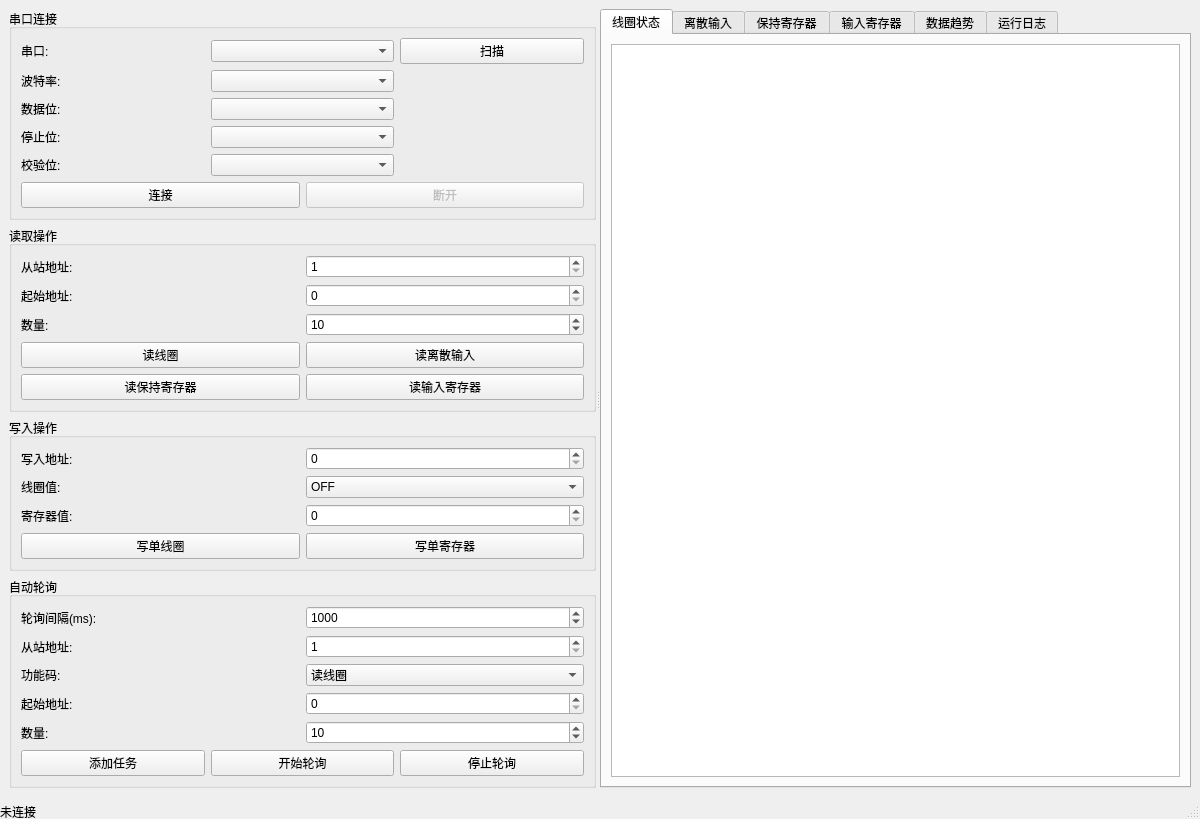
<?xml version="1.0" encoding="UTF-8"?>
<ui version="4.0">
 <class>MainWindow</class>
 <widget class="QMainWindow" name="MainWindow">
  <property name="geometry">
   <rect>
    <x>0</x>
    <y>0</y>
    <width>1200</width>
    <height>800</height>
   </rect>
  </property>
  <property name="windowTitle">
   <string>Modbus RTU Reader</string>
  </property>
  <widget class="QWidget" name="centralwidget">
   <layout class="QHBoxLayout" name="horizontalLayout">
    <item>
     <widget class="QSplitter" name="splitter" orientation="Qt::Horizontal">
      <property name="sizePolicy">
       <sizepolicy hsizetype="Preferred" vsizetype="Preferred">
        <horstretch>0</horstretch>
        <verstretch>0</verstretch>
       </sizepolicy>
      </property>
      <widget class="QWidget" name="leftWidget">
       <layout class="QVBoxLayout" name="verticalLayout_2">
        <item>
         <widget class="QGroupBox" name="connectionGroupBox">
          <property name="title">
           <string>串口连接</string>
          </property>
          <layout class="QGridLayout" name="gridLayout">
           <item row="0" column="0">
            <widget class="QLabel" name="label">
             <property name="text">
              <string>串口:</string>
             </property>
            </widget>
           </item>
           <item row="0" column="1">
            <widget class="QComboBox" name="portComboBox"/>
           </item>
           <item row="0" column="2">
            <widget class="QPushButton" name="scanPortsButton">
             <property name="text">
              <string>扫描</string>
             </property>
            </widget>
           </item>
           <item row="1" column="0">
            <widget class="QLabel" name="label_2">
             <property name="text">
              <string>波特率:</string>
             </property>
            </widget>
           </item>
           <item row="1" column="1">
            <widget class="QComboBox" name="baudRateComboBox"/>
           </item>
           <item row="2" column="0">
            <widget class="QLabel" name="label_3">
             <property name="text">
              <string>数据位:</string>
             </property>
            </widget>
           </item>
           <item row="2" column="1">
            <widget class="QComboBox" name="dataBitsComboBox"/>
           </item>
           <item row="3" column="0">
            <widget class="QLabel" name="label_4">
             <property name="text">
              <string>停止位:</string>
             </property>
            </widget>
           </item>
           <item row="3" column="1">
            <widget class="QComboBox" name="stopBitsComboBox"/>
           </item>
           <item row="4" column="0">
            <widget class="QLabel" name="label_5">
             <property name="text">
              <string>校验位:</string>
             </property>
            </widget>
           </item>
           <item row="4" column="1">
            <widget class="QComboBox" name="parityComboBox"/>
           </item>
           <item row="5" column="0" colspan="3">
            <layout class="QHBoxLayout" name="horizontalLayout_3">
             <item>
              <widget class="QPushButton" name="connectButton">
               <property name="text">
                <string>连接</string>
               </property>
              </widget>
             </item>
             <item>
              <widget class="QPushButton" name="disconnectButton">
               <property name="text">
                <string>断开</string>
               </property>
               <property name="enabled">
                <bool>false</bool>
               </property>
              </widget>
             </item>
            </layout>
           </item>
          </layout>
         </widget>
        </item>
        <item>
         <widget class="QGroupBox" name="readGroupBox">
          <property name="title">
           <string>读取操作</string>
          </property>
          <layout class="QGridLayout" name="gridLayout_2">
           <item row="0" column="0">
            <widget class="QLabel" name="label_6">
             <property name="text">
              <string>从站地址:</string>
             </property>
            </widget>
           </item>
           <item row="0" column="1">
            <widget class="QSpinBox" name="slaveAddressSpin">
             <property name="minimum">
              <number>1</number>
             </property>
             <property name="maximum">
              <number>247</number>
             </property>
             <property name="value">
              <number>1</number>
             </property>
            </widget>
           </item>
           <item row="1" column="0">
            <widget class="QLabel" name="label_7">
             <property name="text">
              <string>起始地址:</string>
             </property>
            </widget>
           </item>
           <item row="1" column="1">
            <widget class="QSpinBox" name="startAddressSpin">
             <property name="minimum">
              <number>0</number>
             </property>
             <property name="maximum">
              <number>65535</number>
             </property>
            </widget>
           </item>
           <item row="2" column="0">
            <widget class="QLabel" name="label_8">
             <property name="text">
              <string>数量:</string>
             </property>
            </widget>
           </item>
           <item row="2" column="1">
            <widget class="QSpinBox" name="quantitySpin">
             <property name="minimum">
              <number>1</number>
             </property>
             <property name="maximum">
              <number>125</number>
             </property>
             <property name="value">
              <number>10</number>
             </property>
            </widget>
           </item>
           <item row="3" column="0" colspan="2">
            <layout class="QHBoxLayout" name="horizontalLayout_4">
             <item>
              <widget class="QPushButton" name="readCoilsButton">
               <property name="text">
                <string>读线圈</string>
               </property>
              </widget>
             </item>
             <item>
              <widget class="QPushButton" name="readDiscreteInputsButton">
               <property name="text">
                <string>读离散输入</string>
               </property>
              </widget>
             </item>
            </layout>
           </item>
           <item row="4" column="0" colspan="2">
            <layout class="QHBoxLayout" name="horizontalLayout_5">
             <item>
              <widget class="QPushButton" name="readHoldingRegistersButton">
               <property name="text">
                <string>读保持寄存器</string>
               </property>
              </widget>
             </item>
             <item>
              <widget class="QPushButton" name="readInputRegistersButton">
               <property name="text">
                <string>读输入寄存器</string>
               </property>
              </widget>
             </item>
            </layout>
           </item>
          </layout>
         </widget>
        </item>
        <item>
         <widget class="QGroupBox" name="writeGroupBox">
          <property name="title">
           <string>写入操作</string>
          </property>
          <layout class="QGridLayout" name="gridLayout_3">
           <item row="0" column="0">
            <widget class="QLabel" name="label_9">
             <property name="text">
              <string>写入地址:</string>
             </property>
            </widget>
           </item>
           <item row="0" column="1">
            <widget class="QSpinBox" name="writeAddressSpin">
             <property name="minimum">
              <number>0</number>
             </property>
             <property name="maximum">
              <number>65535</number>
             </property>
            </widget>
           </item>
           <item row="1" column="0">
            <widget class="QLabel" name="label_10">
             <property name="text">
              <string>线圈值:</string>
             </property>
            </widget>
           </item>
           <item row="1" column="1">
            <widget class="QComboBox" name="coilValueComboBox">
             <item>
              <property name="text">
               <string>OFF</string>
              </property>
             </item>
             <item>
              <property name="text">
               <string>ON</string>
              </property>
             </item>
            </widget>
           </item>
           <item row="2" column="0">
            <widget class="QLabel" name="label_11">
             <property name="text">
              <string>寄存器值:</string>
             </property>
            </widget>
           </item>
           <item row="2" column="1">
            <widget class="QSpinBox" name="registerValueSpin">
             <property name="minimum">
              <number>0</number>
             </property>
             <property name="maximum">
              <number>65535</number>
             </property>
            </widget>
           </item>
           <item row="3" column="0" colspan="2">
            <layout class="QHBoxLayout" name="horizontalLayout_6">
             <item>
              <widget class="QPushButton" name="writeSingleCoilButton">
               <property name="text">
                <string>写单线圈</string>
               </property>
              </widget>
             </item>
             <item>
              <widget class="QPushButton" name="writeSingleRegisterButton">
               <property name="text">
                <string>写单寄存器</string>
               </property>
              </widget>
             </item>
            </layout>
           </item>
          </layout>
         </widget>
        </item>
        <item>
         <widget class="QGroupBox" name="pollingGroupBox">
          <property name="title">
           <string>自动轮询</string>
          </property>
          <layout class="QGridLayout" name="gridLayout_4">
           <item row="0" column="0">
            <widget class="QLabel" name="label_12">
             <property name="text">
              <string>轮询间隔(ms):</string>
             </property>
            </widget>
           </item>
           <item row="0" column="1">
            <widget class="QSpinBox" name="pollIntervalSpin">
             <property name="minimum">
              <number>100</number>
             </property>
             <property name="maximum">
              <number>10000</number>
             </property>
             <property name="value">
              <number>1000</number>
             </property>
            </widget>
           </item>
           <item row="1" column="0">
            <widget class="QLabel" name="label_13">
             <property name="text">
              <string>从站地址:</string>
             </property>
            </widget>
           </item>
           <item row="1" column="1">
            <widget class="QSpinBox" name="pollSlaveAddressSpin">
             <property name="minimum">
              <number>1</number>
             </property>
             <property name="maximum">
              <number>247</number>
             </property>
             <property name="value">
              <number>1</number>
             </property>
            </widget>
           </item>
           <item row="2" column="0">
            <widget class="QLabel" name="label_14">
             <property name="text">
              <string>功能码:</string>
             </property>
            </widget>
           </item>
           <item row="2" column="1">
            <widget class="QComboBox" name="pollFunctionComboBox">
             <item>
              <property name="text">
               <string>读线圈</string>
              </property>
             </item>
             <item>
              <property name="text">
               <string>读离散输入</string>
              </property>
             </item>
             <item>
              <property name="text">
               <string>读保持寄存器</string>
              </property>
             </item>
             <item>
              <property name="text">
               <string>读输入寄存器</string>
              </property>
             </item>
            </widget>
           </item>
           <item row="3" column="0">
            <widget class="QLabel" name="label_15">
             <property name="text">
              <string>起始地址:</string>
             </property>
            </widget>
           </item>
           <item row="3" column="1">
            <widget class="QSpinBox" name="pollStartAddressSpin">
             <property name="minimum">
              <number>0</number>
             </property>
             <property name="maximum">
              <number>65535</number>
             </property>
            </widget>
           </item>
           <item row="4" column="0">
            <widget class="QLabel" name="label_16">
             <property name="text">
              <string>数量:</string>
             </property>
            </widget>
           </item>
           <item row="4" column="1">
            <widget class="QSpinBox" name="pollQuantitySpin">
             <property name="minimum">
              <number>1</number>
             </property>
             <property name="maximum">
              <number>125</number>
             </property>
             <property name="value">
              <number>10</number>
             </property>
            </widget>
           </item>
           <item row="5" column="0" colspan="2">
            <layout class="QHBoxLayout" name="horizontalLayout_7">
             <item>
              <widget class="QPushButton" name="addPollingTaskButton">
               <property name="text">
                <string>添加任务</string>
               </property>
              </widget>
             </item>
             <item>
              <widget class="QPushButton" name="startPollingButton">
               <property name="text">
                <string>开始轮询</string>
               </property>
              </widget>
             </item>
             <item>
              <widget class="QPushButton" name="stopPollingButton">
               <property name="text">
                <string>停止轮询</string>
               </property>
              </widget>
             </item>
            </layout>
           </item>
          </layout>
         </widget>
        </item>
        <item>
         <spacer name="verticalSpacer">
          <property name="orientation">
           <enum>Qt::Vertical</enum>
          </property>
          <property name="sizeHint" stdset="0">
           <size>
            <width>20</width>
            <height>40</height>
           </size>
          </property>
         </spacer>
        </item>
       </layout>
      </widget>
      <widget class="QTabWidget" name="tabWidget">
       <property name="currentIndex">
        <number>0</number>
       </property>
       <widget class="QWidget" name="coilsTab">
        <attribute name="title">
         <string>线圈状态</string>
        </attribute>
        <layout class="QVBoxLayout" name="verticalLayout_3">
         <item>
          <widget class="QTableWidget" name="coilsTable"/>
         </item>
        </layout>
       </widget>
       <widget class="QWidget" name="discreteInputsTab">
        <attribute name="title">
         <string>离散输入</string>
        </attribute>
        <layout class="QVBoxLayout" name="verticalLayout_4">
         <item>
          <widget class="QTableWidget" name="discreteInputsTable"/>
         </item>
        </layout>
       </widget>
       <widget class="QWidget" name="holdingRegistersTab">
        <attribute name="title">
         <string>保持寄存器</string>
        </attribute>
        <layout class="QVBoxLayout" name="verticalLayout_5">
         <item>
          <widget class="QTableWidget" name="holdingRegistersTable"/>
         </item>
        </layout>
       </widget>
       <widget class="QWidget" name="inputRegistersTab">
        <attribute name="title">
         <string>输入寄存器</string>
        </attribute>
        <layout class="QVBoxLayout" name="verticalLayout_6">
         <item>
          <widget class="QTableWidget" name="inputRegistersTable"/>
         </item>
        </layout>
       </widget>
       <widget class="QWidget" name="chartTab">
        <attribute name="title">
         <string>数据趋势</string>
        </attribute>
        <layout class="QVBoxLayout" name="verticalLayout_7">
         <item>
          <widget class="QtCharts::QChartView" name="chartView"/>
         </item>
        </layout>
       </widget>
       <widget class="QWidget" name="logTab">
        <attribute name="title">
         <string>运行日志</string>
        </attribute>
        <layout class="QVBoxLayout" name="verticalLayout_8">
         <item>
          <widget class="QTextEdit" name="logTextEdit">
           <property name="readOnly">
            <bool>true</bool>
           </property>
          </widget>
         </item>
        </layout>
       </widget>
      </widget>
     </widget>
    </item>
   </layout>
  </widget>
  <widget class="QStatusBar" name="statusbar">
   <widget class="QLabel" name="connectionStatusLabel">
    <property name="text">
     <string>未连接</string>
    </property>
   </widget>
  </widget>
 </widget>
 <customwidgets>
  <customwidget>
   <class>QtCharts::QChartView</class>
   <extends>QWidget</extends>
   <header>QtCharts/QChartView</header>
  </customwidget>
 </customwidgets>
 <resources/>
 <connections/>
</ui>
